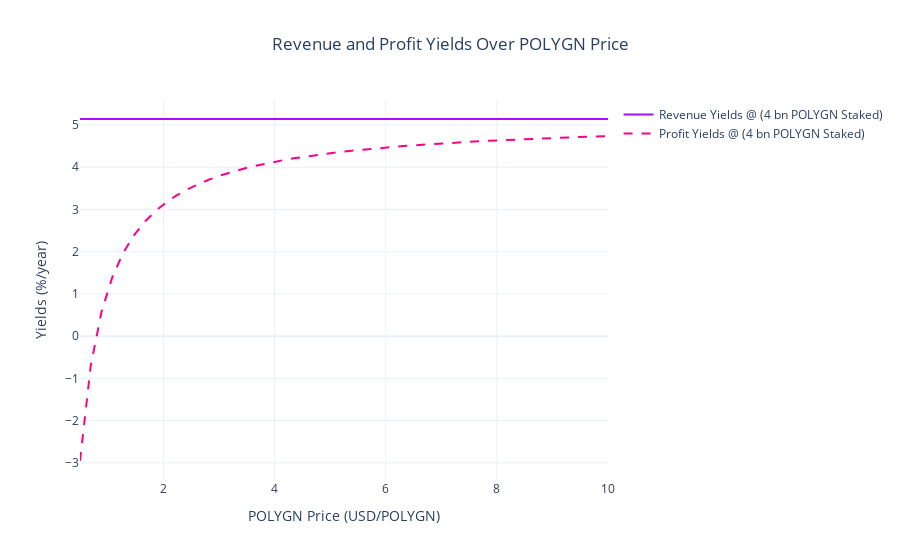

The notebook cell saved with this chart:
### Code cell
visualizations.plot_revenue_profit_yields_over_polygn_price(df_2)
